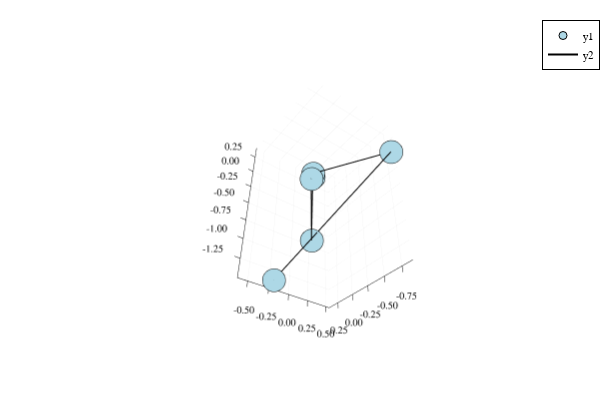

The cell this chart's notebook holds for it:
### Code cell
p = plot()
plotChain!(lastQ,"lightblue")

### Figure 1 — Plotly figure (JSON) as saved in the notebook; plotly's stock layout.template omitted (floating-point values rounded to 4 significant figures)
{"data": [{"colorbar": {"title": {"text": ""}}, "legendgroup": "y1", "marker": {"color": "rgba(173, 216, 230, 1.000)", "line": {"color": "rgba(0, 0, 0, 1)", "width": 1}, "size": 8, "symbol": "circle"}, "mode": "markers", "name": "y1", "scene": "scene", "showlegend": true, "type": "scatter3d", "x": [0.2705, -0.584, -1.334e-17, 0, 0.52, -0.2482], "xaxis": "x", "y": [0.3753, -0.8118, -8.625e-17, 0, -0.8541, 0.3224], "yaxis": "y", "z": [0.3641, -1.0, -1, 0, 1.514e-16, -1.423], "zaxis": "z", "zmax": null, "zmin": null}, {"colorbar": {"title": {"text": ""}}, "legendgroup": "y2", "line": {"color": "rgba(0, 0, 0, 1)", "dash": "solid", "shape": "linear", "width": 2}, "mode": "lines", "name": "y2", "scene": "scene", "showlegend": true, "type": "scatter3d", "x": [0.2705, -0.584, -1.334e-17, 0, 0.52, -0.2482], "xaxis": "x", "y": [0.3753, -0.8118, -8.625e-17, 0, -0.8541, 0.3224], "yaxis": "y", "z": [0.3641, -1.0, -1, 0, 1.514e-16, -1.423], "zaxis": "z", "zmax": null, "zmin": null}], "layout": {"annotations": [], "height": 400, "legend": {"bgcolor": "rgba(255, 255, 255, 1.000)", "bordercolor": "rgba(0, 0, 0, 1)", "borderwidth": 1, "font": {"color": "rgba(0, 0, 0, 1)", "family": "sans-serif", "size": 11}, "title": {"font": {"color": "rgba(0, 0, 0, 1)", "family": "sans-serif", "size": 15}, "text": ""}, "tracegroupgap": 0, "traceorder": "normal", "x": 1, "xanchor": "auto", "y": 1, "yanchor": "auto"}, "margin": {"b": 20, "l": 0, "r": 0, "t": 20}, "paper_bgcolor": "rgba(255, 255, 255, 1.000)", "plot_bgcolor": "rgba(255, 255, 255, 1.000)", "scene": {"aspectmode": "auto", "aspectratio": {"x": 0.8216, "y": 0.915, "z": 1.33}, "camera": {"center": {"x": 0, "y": 0, "z": 0}, "eye": {"x": -1.499, "y": -2.009, "z": -2.108}, "projection": {"type": "perspective"}, "up": {"x": 0, "y": 0, "z": 1}}, "domain": {"x": [0.08064, 0.9934], "y": [0.03762, 0.9902]}, "xaxis": {"gridcolor": "rgba(0, 0, 0, 0.1)", "gridwidth": 0.5, "linecolor": "rgba(0, 0, 0, 1)", "mirror": false, "range": [-0.6171, 0.5532], "showgrid": true, "showline": true, "showticklabels": true, "tickangle": 0, "tickcolor": "rgb(0, 0, 0)", "tickfont": {"color": "rgba(0, 0, 0, 1)", "family": "sans-serif", "size": 11}, "tickmode": "array", "ticks": "inside", "ticktext": ["-0.50", "-0.25", "0.00", "0.25", "0.50"], "tickvals": [-0.5, -0.25, 0, 0.25, 0.5], "title": {"font": {"color": "rgba(0, 0, 0, 1)", "family": "sans-serif", "size": 15}, "text": ""}, "type": "linear", "visible": true, "zeroline": false, "zerolinecolor": "rgba(0, 0, 0, 1)"}, "yaxis": {"gridcolor": "rgba(0, 0, 0, 0.1)", "gridwidth": 0.5, "linecolor": "rgba(0, 0, 0, 1)", "mirror": false, "range": [-0.891, 0.4122], "showgrid": true, "showline": true, "showticklabels": true, "tickangle": 0, "tickcolor": "rgb(0, 0, 0)", "tickfont": {"color": "rgba(0, 0, 0, 1)", "family": "sans-serif", "size": 11}, "tickmode": "array", "ticks": "inside", "ticktext": ["-0.75", "-0.50", "-0.25", "0.00", "0.25"], "tickvals": [-0.75, -0.5, -0.25, 0, 0.25], "title": {"font": {"color": "rgba(0, 0, 0, 1)", "family": "sans-serif", "size": 15}, "text": ""}, "type": "linear", "visible": true, "zeroline": false, "zerolinecolor": "rgba(0, 0, 0, 1)"}, "zaxis": {"gridcolor": "rgba(0, 0, 0, 0.1)", "gridwidth": 0.5, "linecolor": "rgba(0, 0, 0, 1)", "mirror": false, "range": [-1.477, 0.4177], "showgrid": true, "showline": true, "showticklabels": true, "tickangle": 0, "tickcolor": "rgb(0, 0, 0)", "tickfont": {"color": "rgba(0, 0, 0, 1)", "family": "sans-serif", "size": 11}, "tickmode": "array", "ticks": "inside", "ticktext": ["-1.25", "-1.00", "-0.75", "-0.50", "-0.25", "0.00", "0.25"], "tickvals": [-1.25, -1, -0.75, -0.5, -0.25, 0, 0.25], "title": {"font": {"color": "rgba(0, 0, 0, 1)", "family": "sans-serif", "size": 15}, "text": ""}, "type": "linear", "visible": true, "zeroline": false, "zerolinecolor": "rgba(0, 0, 0, 1)"}}, "showlegend": true, "width": 600}}
